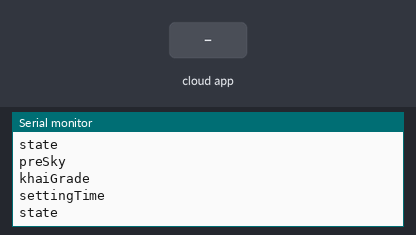
The sketch below on a simulated ESP8266 (NodeMCU). Shown: the last lines printed to the serial monitor. Inputs (shaded band) come from the test bench. WiFi joins after 1.5 s; servers stay silent unless stated; the local clock reads 2024-03-15 10:24:30 at power-on unless the sketch sets it; the Firebase database answers and starts empty.

Above: at 2.7 s.
2.8 s: the phone or cloud app sets state to 45
At 4.1 s:
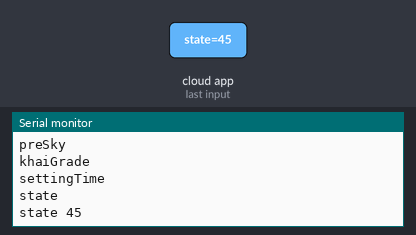
4.3 s: the phone or cloud app sets settingTime to 45
At 5.6 s:
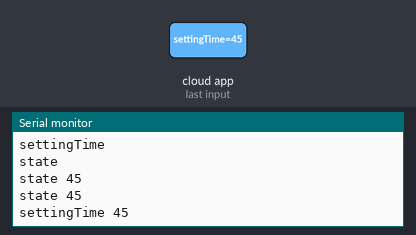
5.8 s: the phone or cloud app sets state to 47
At 7.5 s:
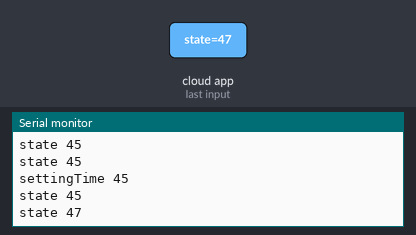

Measured:
- after the input at 2.8 s, the serial monitor: prints a new line after 0.85 s (image 1)
- after the input at 4.3 s, the serial monitor: prints a new line after 0.85 s (image 2)
- after the input at 5.8 s, the serial monitor: prints a new line after 0.85 s (image 3)

The sketch:

esp8266222.ino
```cpp
#include <ESP8266WiFi.h>
#include <FirebaseArduino.h>
#include <time.h>

String state="";
String preSky="";
String khaiGrade="";
String realTime="";
String settingTime="";
#define FIREBASE_HOST "aruino-51411-default-rtdb.firebaseio.com"
#define FIREBASE_AUTH "vh5vkyg52ndZNyzuVMV5WNj73BHGdIWung6gEVk9"
//#define WIFI_SSID "U+office_2.4G"
//#define WIFI_PASSWORD "officenet1"
#define WIFI_SSID "U+NetE5E3"
#define WIFI_PASSWORD "4000004829"
boolean first= true;
boolean updateData=true;
int timezone = 3;
int dst = 0;

unsigned long previousMillis = 0;
const long interval = 20000;
unsigned long oneSeconds=0;
unsigned long fiveSeconds=0;
void setup() {
  Serial.begin(9600);

  WiFi.begin(WIFI_SSID, WIFI_PASSWORD);
  Serial.print("connecting");
  while (WiFi.status() != WL_CONNECTED) {
    Serial.print(".");
    delay(500);
  }
  Serial.println();
  Serial.print("connected: ");
  Serial.println(WiFi.localIP());

  Firebase.begin(FIREBASE_HOST,FIREBASE_AUTH);
//현재시간 받아올 서버+ 한국설정
configTime(3 * 3600 * 3, 0, "kr.pool.ntp.org", "kr.pool.ntp.org");
   Serial.println("\nWaiting for time");
   while (!time(nullptr)) {
     Serial.print(".");
     delay(1000);
   }
   Serial.println("");
}


void loop() {
  unsigned long currentMillis = millis();
   //현재시간 받아오기
  if (currentMillis - previousMillis >= interval) {
    previousMillis = currentMillis;
    time_t now = time(nullptr);
    Serial.print("realTime ");
    Serial.print(String(ctime(&now)).substring(11,13));
    Serial.println(String(ctime(&now)).substring(14,16));
  }

  //1초마다 현재 창문상태 받아오기
  if(currentMillis-oneSeconds>=1000){
    oneSeconds=currentMillis;
  state=Firebase.getString("state");
  Serial.println("state "+state);
  }


    //5초마다 현재 환기시간 받아오기
  if(currentMillis-fiveSeconds>=5000){
    fiveSeconds=currentMillis;

  settingTime=Firebase.getString("settingTime");
  Serial.println("settingTime "+settingTime);

  }


   time_t now = time(nullptr);

  //해당 시간에 한번만 값을 받아오기 위해서
    if(String(ctime(&now)).substring(14,16)=="45"){
    updateData=true;
  }
   // 예측날씨는 45분발표
  if(String(ctime(&now)).substring(14,16)=="47"){
   while(updateData){
    preSky=Firebase.getString("preSky");
  Serial.println("preSky "+preSky);

    if (Firebase.failed()) {
      Serial.print("setting failed:");
      Serial.println(Firebase.error());
      return;
         }
    updateData=false;
  }
  }

    //해당 시간에 한번만 값을 받아오기 위해서
    if(String(ctime(&now)).substring(14,16)=="20"){
    updateData=true;
  }
   // 미세먼지는 20분쯤 업데이트
  if(String(ctime(&now)).substring(14,16)=="22"){
   while(updateData){

  khaiGrade=Firebase.getString("khaiGrade");
  Serial.println("khaiGrade "+khaiGrade);

    if (Firebase.failed()) {
      Serial.print("setting failed:");
      Serial.println(Firebase.error());
      return;
         }
    updateData=false;
  }
  }

 //처음 아두이노 연결 후 데이터 받아오기

while(first){

    state = Firebase.getString("state");
  preSky=Firebase.getString("preSky");
  khaiGrade=Firebase.getString("khaiGrade");
  realTime=Firebase.getString("realTime");
  settingTime=Firebase.getString("settingTime");

  Serial.println("state "+state);
  Serial.println("preSky "+preSky);
  Serial.println("khaiGrade "+khaiGrade);
  Serial.println("settingTime "+settingTime);
    if (Firebase.failed()) {
      Serial.print("setting failed:");
      Serial.println(Firebase.error());
      return;
  }
  first=false;
}

 }
```
